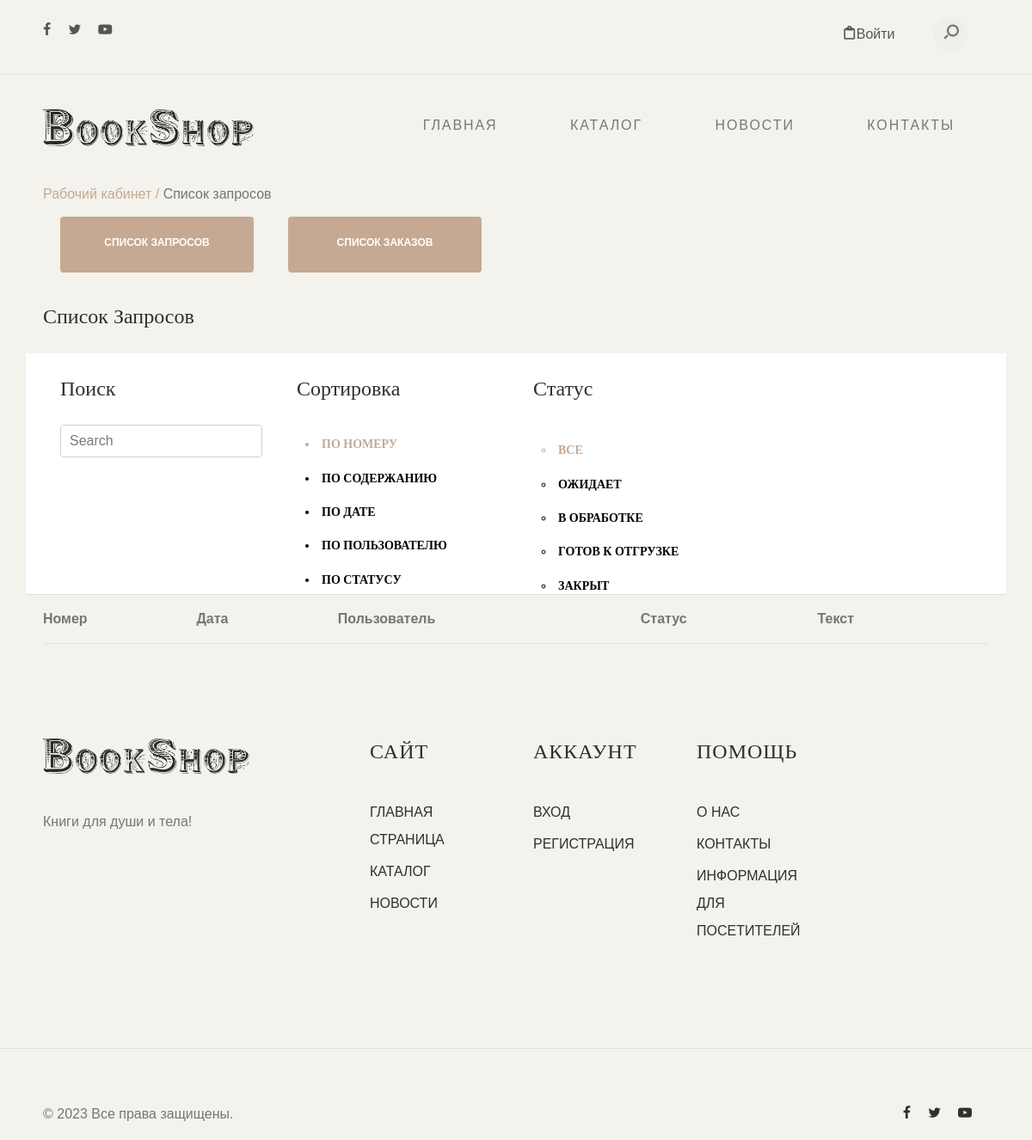
/search_list/, run on an earlier commit of the app's database.
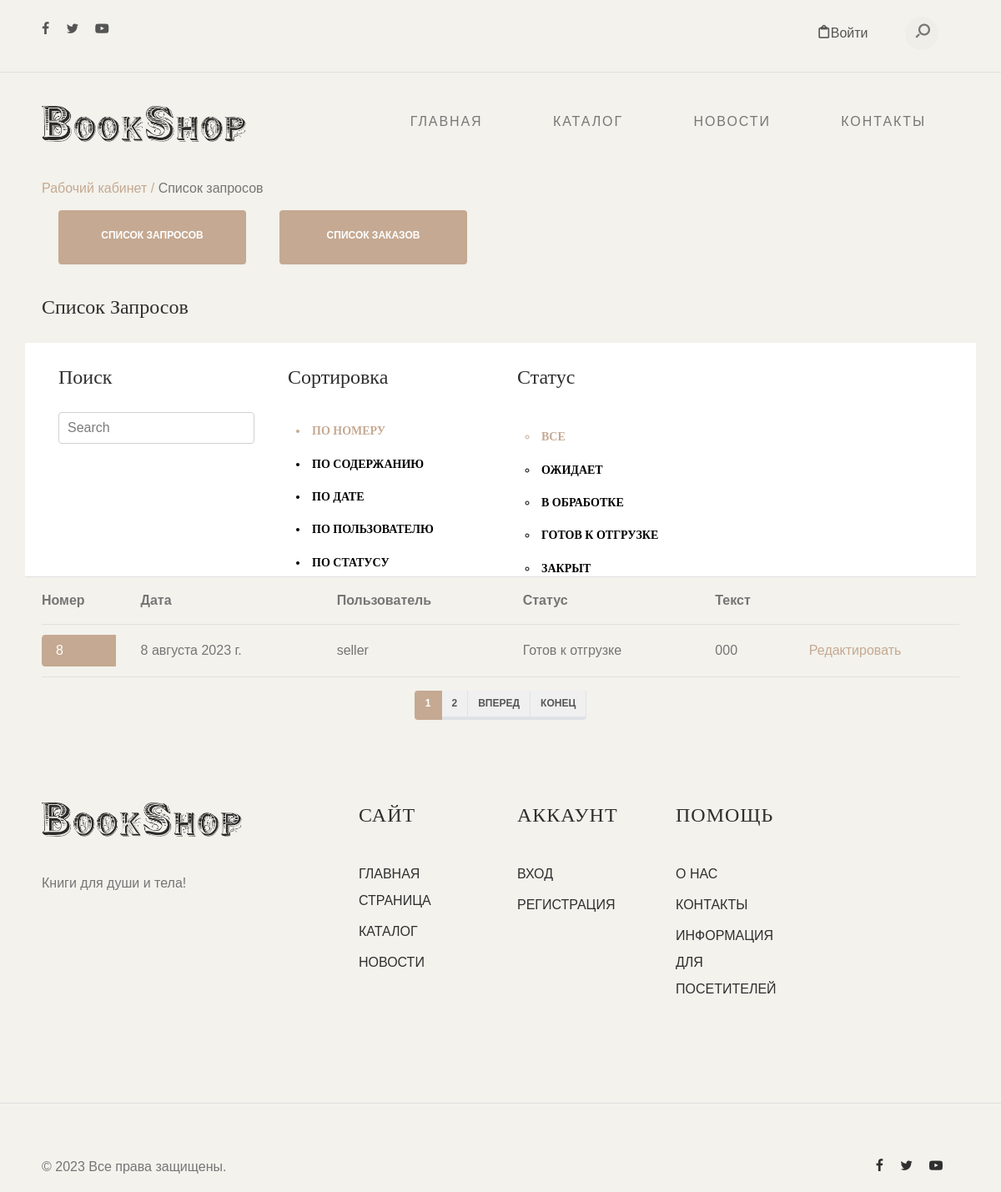
And on a later commit of the database.
### basketapp/models.py (models this page shows)
class Request(models.Model):
    text = models.TextField()
    create_date = models.DateField(auto_now_add=True)
    update_date = models.DateField(auto_now=True)
    status = models.CharField(max_length=20, choices=STATUS, default=DEFAULT_STATUS)
    user = models.ForeignKey(User, on_delete=models.CASCADE)
    def __str__(self):
        return f'{self.text[0:20]}'

### authapp/models.py (models this page shows, shortened)
class User(AbstractUser):
    NOT_SELECTED = '------'
    GENDER = {
        (NOT_SELECTED, '------'),
        ('М', 'М'),
        ('Ж', 'Ж')
    }
    DEFAULT = '------'
    GROUP_USER = {
        (DEFAULT, 'Customer'),
        ('Seller', 'Seller'),
        ('Moderator', 'Moderator')
    }
    gender = models.CharField(max_length=20, choices=GENDER, default=NOT_SELECTED)
    in_group = models.CharField(max_length=20, choices=GROUP_USER, default=DEFAULT)
    age = models.PositiveIntegerField(default=0)
    address = models.CharField(max_length=100)
    telephone = models.CharField(max_length=30)
    date_update = models.DateField(auto_now_add=True)

### sellerapp/views.py (the view, shortened to what this page needs)
# urls.py: path('search_list/', search_list, name='search_list'),
def search_list(request):
    if "s_sort" not in request.session:
        request.session["s_sort"] = "id"
    if "s_search" not in request.session:
        request.session["s_search"] = ""
    if "s_filter" not in request.session:
        request.session["s_filter"] = ""
    s_order = request.GET.get('s_sort')
    s_filter = request.GET.get('s_filter')
    if s_order:
        request.session["s_sort"] = s_order
    if s_filter:
        request.session["s_filter"] = s_filter
    s_query = request.GET.get('s_q')
    stop = request.GET.get('stop_search')
    stop_f = request.GET.get('stop_filter')
    if stop:
        request.session["s_search"] = ""
    if stop_f:
        request.session["s_filter"] = ""
    s_o_field = request.session["s_sort"]
    s_f_field = request.session["s_filter"]
    if s_filter:
        request.session["s_filter"] = s_filter
        if request.session["s_search"] == "":
            object_list = Request.objects.filter(
                Q(status__iregex=request.session["s_filter"])).order_by(request.session["s_sort"])
        else:
            object_list = Request.objects.filter(Q(status__iregex=request.session["s_filter"])).filter(
                Q(text__iregex=request.session["s_search"]) | Q(
                    create_date__iregex=request.session["s_search"])).order_by(request.session["s_sort"])
    else:
        if request.session["s_search"] == "":
            if request.session["s_filter"] == "":
                object_list = Request.objects.order_by(request.session["s_sort"])
            else:
                object_list = Request.objects.filter(
                    Q(status__iregex=request.session["s_filter"])).order_by(request.session["s_sort"])
    m_s_field = request.session["s_search"]
    items_per_page = 1
    paginator = Paginator(object_list, items_per_page)
    page_number = request.GET.get('page', 1)
    try:
        page_obj = paginator.get_page(page_number)
    except PageNotAnInteger:
        page_obj = paginator.get_page(1)
    except EmptyPage:
        page_obj = paginator.get_page(paginator.num_pages)
    context = {'object_list': object_list, 'page_obj': page_obj, 's_f_field': s_f_field, 's_o_field': s_o_field, 'm_s_field': m_s_field}
    return render(request, 'sellerapp/search_list.html', context)

### sellerapp/templates/sellerapp/search_list.html (shortened to what this page needs)
{% extends 'mainapp/extends/base.html'%}
{% block  content %}
<div id="header-wrap">
	{% include 'mainapp/includes/header.html'%}
	{% include 'mainapp/includes/menu.html'%}
</div>
<section>
	<div class="container">
		<div class="row">
			<div class="col-md-12">
				<div class="breadcrumbs">
					<span class="item"><a href="{% url 's_profile' %}">Рабочий кабинет /</a></span>
					<span class="item">Список запросов</span>
				</div>
			</div>
		</div>
	</div>
</section>
<section>
	<div class="container">
		<div class="row">
                                <div class="col-md-6"><div class="col-md-6">
                        <a href="{% url 'search_list' %}"><button type="button" class="btn btn-accent btn-full">Список запросов</button></a>
                    </div>
                                    <div class="col-md-6">
                        <a href="{% url 'order_list' %}"><button type="button" class="btn btn-accent btn-full">Список заказов</button></a>
                    </div>
            		</div></div>
	</div>
</section>
<section>
	<div class="container">
		<div class="row">
			<div class="col-md-12">
				<h2>Список запросов</h2>
			</div>
		</div>
	</div>
</section>
<section>
	<div class="container">
        <div class="row accordion-item">
            <div class="col-md-12">
                <div class="col-md-3">
                    <div class="colored">
                        <h2>Поиск</h2>
                    </div>
                    <form method="get" class="search-box" action="{% url 'search_list' %}">
                        <input name="s_q" value="{{ request.GET.s_q }}"
                               class="search-field text search-input col-md-12 col-sm-12 col-xs-12" placeholder="Search"
                               type="search">
                    </form>
                </div>
                <div class="col-md-3">
                    <div class="colored">
                        <h2>Сортировка</h2>
                        <form style="height: 30px;" method="get" action="{% url 'search_list' %}">
                            <button class="{% if s_o_field == 'id' %} btn-text  {% else %} btn-text-f {% endif %}" name="s_sort" value="id">
                                <li>По номеру</li>
                            </button>
                        </form>
                        <form style="height: 30px;" method="get" action="{% url 'search_list' %}">
                            <button class="{% if s_o_field == 'text' %} btn-text  {% else %} btn-text-f {% endif %}" name="s_sort" value="text">
                                <li>По содержанию</li>
                            </button>
                        </form>
                        <form style="height: 30px;" method="get" action="{% url 'search_list' %}">
                            <button class="{% if s_o_field == 'create_date' %} btn-text  {% else %} btn-text-f {% endif %}" name="s_sort" value="create_date">
                                <li>По дате</li>
                            </button>
                        </form>
                        <form style="height: 30px;" method="get" action="{% url 'search_list' %}">
                            <button class="{% if s_o_field == 'user' %} btn-text  {% else %} btn-text-f {% endif %}" name="s_sort" value="user">
                                <li>По пользователю</li>
                            </button>
                        </form>
                        <form style="height: 30px;" method="get" action="{% url 'search_list' %}">
                            <button class="{% if s_o_field == 'status' %} btn-text  {% else %} btn-text-f {% endif %}" name="s_sort" value="status">
                                <li>По статусу</li>
                            </button>
                        </form>
                    </div>
                </div>
                <div class="col-md-3">
                    <div class="colored">
                        <h2>Статус</h2>
                    </div>
                    <ul>
                        <form style="height: 30px;" method="get" action="{% url 'search_list' %}">
                            <button class="{% if s_f_field == '' %} btn-text  {% else %} btn-text-f {% endif %}" name="stop_filter" value="stop">
                                <li>Все</li>
                            </button>
                        </form>
                        <form style="height: 30px;" method="get" action="{% url 'search_list' %}">
                            <button class="{% if s_f_field == 'Ожидает' %} btn-text  {% else %} btn-text-f {% endif %}" name="s_filter" value="Ожидает">
                                <li>Ожидает</li>
                            </button>
                        </form>
                        <form style="height: 30px;" method="get" action="{% url 'search_list' %}">
                            <button class="{% if s_f_field == 'В обработке' %} btn-text  {% else %} btn-text-f {% endif %}" name="s_filter" value="В обработке">
                                <li>В обработке</li>
                            </button>
                        </form>
                        <form style="height: 30px;" method="get" action="{% url 'search_list' %}">
                            <button class="{% if s_f_field == 'Готов  к отгрузке' %} btn-text  {% else %} btn-text-f {% endif %}" name="s_filter" value="Готов  к отгрузке">
                                <li>Готов  к отгрузке</li>
                            </button>
                        </form>
                        <form style="height: 30px;" method="get" action="{% url 'search_list' %}">
                            <button class="{% if s_f_field == 'Закрыт' %} btn-text  {% else %} btn-text-f {% endif %}" name="s_filter" value="Закрыт">
                                <li>Закрыт</li>
                            </button>
                        </form>
                    </ul>
                </div>
            </div>
        </div>
<table class="u-full-width">
                                <thead>
                                <tr>
                                    <th>Номер</th>
                                    <th>Дата</th>
                                    <th>Пользователь</th>
                                    <th>Статус</th>
                                    <th>Текст</th>
                                    <th></th>
                                </tr>
                                </thead>
    {% for request in page_obj.object_list %}
                                <tbody>
                                <tr>
                                    <td class="page-item active"><a href="{% url 's_search_detail' request.id %}" class="page-link nav-link"
                                    >{{ request.id }}</a></td>
                                    <td>{{ request.create_date }}</td>
                                    <td>{{ request.user.username }}</td>
                                    <td>{{ request.status }}</td>
                                    <td>{{ request }}</td>
                                    <td>
                    <a href="{% url 's_search_detail' request.id %}" class="btn-black">Редактировать</a>
                </td>
                                </tr>
                                </tbody>
    {% endfor %}
                            </table>
	</div>
</section>
{% include 'mainapp/includes/pagination.html'%}
{% include 'mainapp/includes/footer.html'%}
{% endblock %}

What changed in the data, as far as the page shows it:
added Request: id "8", create_date "8 августа 2023 г.", user.username "seller", status "Готов к отгрузке", text "000"
Also different on the page:
new list line: "1"
new list line: "2"
text now shown: "ВПЕРЕД КОНЕЦ"
